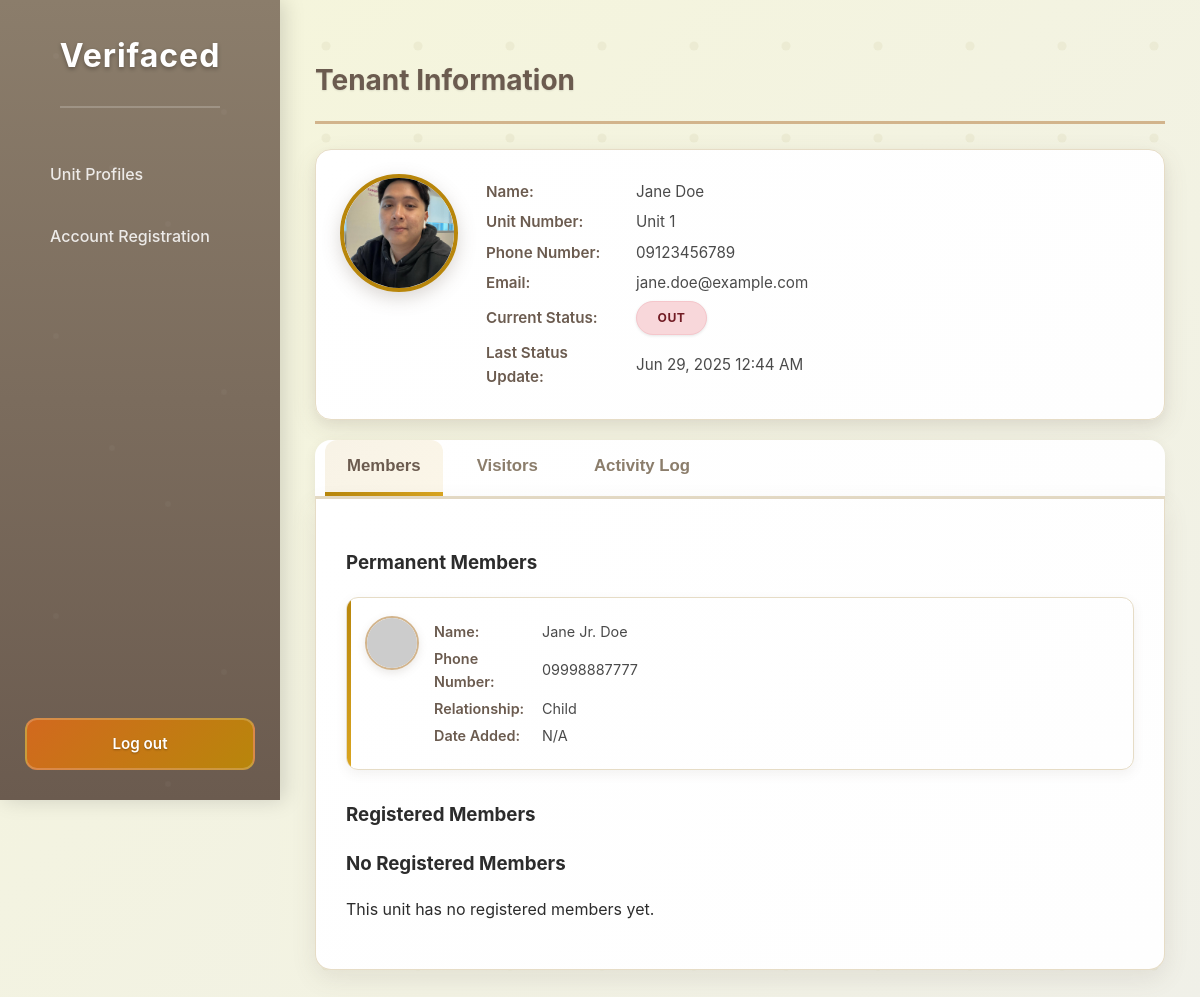
Page /tenant_info.php?unit_id=1 (signed in) on the committed database.
### tables this page shows
CREATE TABLE tenants (
    tenant_id INT AUTO_INCREMENT PRIMARY KEY,
    unit_id INT NOT NULL COMMENT 'Foreign key to units table',
    first_name VARCHAR(100) NOT NULL,
    last_name VARCHAR(100) NOT NULL,
    email VARCHAR(255) NOT NULL UNIQUE,
    password_hash VARCHAR(255) NOT NULL COMMENT 'Stores hashed passwords using password_hash()',
    phone_number VARCHAR(50) NOT NULL,
     
     
    known_face_path_1 VARCHAR(255) NULL COMMENT 'Path to first known face image for facial recognition',
    known_face_path_2 VARCHAR(255) NULL COMMENT 'Path to second known face image for facial recognition',
    known_face_path_3 VARCHAR(255) NULL COMMENT 'Path to third known face image for facial recognition',
    created_at TIMESTAMP DEFAULT CURRENT_TIMESTAMP,
    updated_at TIMESTAMP DEFAULT CURRENT_TIMESTAMP ON UPDATE CURRENT_TIMESTAMP,
    FOREIGN KEY (unit_id) REFERENCES units(unit_id) ON DELETE RESTRICT ON UPDATE CASCADE
);

CREATE TABLE units (
    unit_id INT AUTO_INCREMENT PRIMARY KEY,
    unit_number VARCHAR(50) NOT NULL UNIQUE COMMENT 'e.g., "Unit 1", "Unit 2"',
    created_at TIMESTAMP DEFAULT CURRENT_TIMESTAMP
);

CREATE TABLE members (
    member_id INT AUTO_INCREMENT PRIMARY KEY,
    tenant_id INT NOT NULL COMMENT 'Foreign key to the primary tenant (owner) this member belongs to',
    full_name VARCHAR(255) NOT NULL,
    phone_number VARCHAR(50),
    relationship_to_tenant VARCHAR(100),
    profile_pic_path VARCHAR(255) COMMENT 'Path to uploaded profile picture for the member',
    created_at TIMESTAMP DEFAULT CURRENT_TIMESTAMP,
    FOREIGN KEY (tenant_id) REFERENCES tenants(tenant_id) ON DELETE CASCADE ON UPDATE CASCADE
);

### tenant_info.php (the view, shortened to what this page needs)
<?php
require_once 'db_connect.php';
function e($text) {
    return htmlspecialchars($text, ENT_QUOTES, 'UTF-8');
}
$tenant_id = null;
$tenant_name = 'N/A';
$tenant_unit_number = 'N/A';
$tenant_phone_number = 'N/A';
$tenant_email = 'N/A';
$tenant_photo_path = 'https://placehold.co/100x100/A0A0A0/FFFFFF?text=No+Photo';
$tenant_current_status = 'N/A';
$tenant_last_status_update = 'N/A';
$permanent_members_html = '<div class="empty-state"><h3>No Permanent Members</h3><p>This unit has no permanent members registered.</p></div>';
$registered_members_html = '<div class="empty-state"><h3>No Registered Members</h3><p>This unit has no registered members yet.</p></div>';
if (isset($_GET['unit_id']) && is_numeric($_GET['unit_id'])) {
    $requested_unit_id = (int)$_GET['unit_id'];
    $base_upload_dir_for_fs_check = __DIR__ . DIRECTORY_SEPARATOR;
    if (isset($conn) && $conn instanceof mysqli) {
        $stmt_tenant = null;
        try {
            $sql_tenant = "SELECT t.tenant_id, t.first_name, t.last_name, t.phone_number, t.email, t.known_face_path_1 AS profile_pic_path, u.unit_number,
                                   t.current_status, t.last_status_update
                           FROM tenants t
                           JOIN units u ON t.unit_id = u.unit_id
                           WHERE t.unit_id = ? LIMIT 1";
            $stmt_tenant = $conn->prepare($sql_tenant);
            if ($stmt_tenant) {
                $stmt_tenant->bind_param("i", $requested_unit_id);
                $stmt_tenant->execute();
                $result_tenant = $stmt_tenant->get_result();
                if ($result_tenant->num_rows === 1) {
                    $tenant_data = $result_tenant->fetch_assoc();
                    $tenant_id = e($tenant_data['tenant_id']);
                    $tenant_name = e($tenant_data['first_name'] . ' ' . $tenant_data['last_name']);
                    $tenant_unit_number = e($tenant_data['unit_number']);
                    $tenant_phone_number = e($tenant_data['phone_number']);
                    $tenant_email = e($tenant_data['email']);
                    $full_server_path_to_image = $base_upload_dir_for_fs_check . str_replace('/', DIRECTORY_SEPARATOR, $tenant_data['profile_pic_path']);
                    if (!empty($tenant_data['profile_pic_path']) && file_exists($full_server_path_to_image)) {
                        $tenant_photo_path = e($tenant_data['profile_pic_path']);
                    } else {
                        $tenant_photo_path = 'https://placehold.co/100x100/A0A0A0/FFFFFF?text=No+Photo';
                        error_log("Tenant photo not found at: " . $full_server_path_to_image);
                    }
                    $tenant_current_status = e($tenant_data['current_status'] ?? 'N/A');
                    $tenant_last_status_update = 'N/A';
                    if (!empty($tenant_data['last_status_update'])) {
                        $dt = new DateTime($tenant_data['last_status_update']);
                        $tenant_last_status_update = e($dt->format('M d, Y h:i A'));
                    }
                } else {
                    $_SESSION['flash_message'] = "Tenant not found for Unit ID: " . e($requested_unit_id);
                    $_SESSION['flash_message_type'] = "danger";
                    header("Location: index.php");
                    exit();
                }
            } else {
                $_SESSION['flash_message'] = "Database error fetching tenant: " . e($conn->error);
                $_SESSION['flash_message_type'] = "danger";
                error_log("Failed to prepare statement for main tenant info: " . $conn->error);
                header("Location: index.php");
                exit();
            }
        } catch (Throwable $e) {
            $_SESSION['flash_message'] = "An unexpected error occurred fetching tenant info.";
            $_SESSION['flash_message_type'] = "danger";
            error_log("Error fetching main tenant info: " . $e->getMessage());
            header("Location: index.php");
            exit();
        } finally {
            if ($stmt_tenant) {
                $stmt_tenant->close();
            }
        }
        if ($tenant_id) {
            $stmt_permanent_members = null;
            try {
                $sql_permanent_members = "SELECT m.member_id, m.full_name, m.phone_number, m.relationship_to_tenant, m.profile_pic_path,
                                    (SELECT MIN(timestamp) FROM tenant_activity_log WHERE action_type = 'member_added_from_visitor' AND description LIKE CONCAT('%', m.full_name, '%') AND tenant_id = m.tenant_id) as date_added
                                FROM members m
                                WHERE m.tenant_id = ? ORDER BY m.full_name ASC";
                $stmt_permanent_members = $conn->prepare($sql_permanent_members);
                if ($stmt_permanent_members) {
                    $stmt_permanent_members->bind_param("i", $tenant_id);
                    $stmt_permanent_members->execute();
                    $result_permanent_members = $stmt_permanent_members->get_result();
                    if ($result_permanent_members->num_rows > 0) {
                        $permanent_members_html = '<div class="members-list-wrapper">';
                        while ($member_data = $result_permanent_members->fetch_assoc()) {
                            $member_name = e($member_data['full_name']);
                            $member_phone = e($member_data['phone_number']);
                            $member_relationship = e($member_data['relationship_to_tenant']);
                            $member_date_added_display = 'N/A';
                            $member_photo_db_path = $member_data['profile_pic_path'];
                            $member_full_server_path = $base_upload_dir_for_fs_check . str_replace('/', DIRECTORY_SEPARATOR, $member_photo_db_path);
                            $member_pic_path = ($member_photo_db_path && file_exists($member_full_server_path)) ? e($member_photo_db_path) : 'https://placehold.co/45x45/E0E0E0/333333?text=Member';
                            $permanent_members_html .= "<div class='member-card'>";
                            $permanent_members_html .= "<img src='{$member_pic_path}' alt='Member Photo' class='profile-pic-small'>";
                            $permanent_members_html .= "<div class='info'>";
                            $permanent_members_html .= "<p><strong>Name:</strong> {$member_name}</p>";
                            $permanent_members_html .= "<p><strong>Phone Number:</strong> {$member_phone}</p>";
                            $permanent_members_html .= "<p><strong>Relationship:</strong> {$member_relationship}</p>";
                            $permanent_members_html .= "<p><strong>Date Added:</strong> {$member_date_added_display}</p>";
                            $permanent_members_html .= "</div>";
                            $permanent_members_html .= "</div>";
                        }
                        $permanent_members_html .= '</div>';
                    } else {
                        $permanent_members_html = '<div class="empty-state"><h3>No Permanent Members</h3><p>This unit has no permanent members registered.</p></div>';
                    }
                } else {
                    error_log("Failed to prepare statement for permanent members: " . $conn->error);
                }
            } catch (Throwable $e) {
                error_log("Error fetching permanent members: " . $e->getMessage());
            } finally {
                if ($stmt_permanent_members) {
                    $stmt_permanent_members->close();
                }
            }
            $stmt_registered_members = null;
            try {
                $sql_registered_members = "SELECT added_member_id, full_name, username, phone_number, relationship_to_tenant, known_face_path_2, current_status, last_status_update
                                   FROM addedmembers
                                   WHERE tenant_id = ? ORDER BY full_name ASC";
                $stmt_registered_members = $conn->prepare($sql_registered_members);
                if ($stmt_registered_members) {
                    $stmt_registered_members->bind_param("i", $tenant_id);
                    $stmt_registered_members->execute();
                    $result_registered_members = $stmt_registered_members->get_result();
                    if ($result_registered_members->num_rows > 0) {
                        $registered_members_html = '<div class="members-list-wrapper">';
                        while ($member_data = $result_registered_members->fetch_assoc()) {
                            $member_name = e($member_data['full_name']);
                            $member_username = e($member_data['username']);
                            $registered_member_current_status_display = e($member_data['current_status'] ?? 'N/A');
                            $registered_member_last_status_update_display = 'N/A';
                            if (!empty($member_data['last_status_update'])) {
                                $dt = new DateTime($member_data['last_status_update']);
                                $registered_member_last_status_update_display = e($dt->format('M d, Y h:i A'));
                            }
                            $member_photo_db_path = $member_data['known_face_path_2'];
                            $member_full_server_path = $base_upload_dir_for_fs_check . str_replace('/', DIRECTORY_SEPARATOR, $member_photo_db_path);
                            $member_pic_path = ($member_photo_db_path && file_exists($member_full_server_path)) ? e($member_photo_db_path) : 'https://placehold.co/45x45/E0E0E0/333333?text=Reg';
                            $registered_members_html .= "<div class='member-card'>";
                            $registered_members_html .= "<img src='{$member_pic_path}' alt='Member Photo' class='profile-pic-small'>";
                            $registered_members_html .= "<div class='info'>";
                            $registered_members_html .= "<p><strong>Name:</strong> {$member_name}</p>";
                            $registered_members_html .= "<p><strong>Username:</strong> {$member_username}</p>";
                            $registered_members_html .= "<p><strong>Current Status:</strong> <span class='status-indicator status-{$registered_member_current_status_display}'>{$registered_member_current_status_display}</span></p>";
                            $registered_members_html .= "<p><strong>Last Update:</strong> {$registered_member_last_status_update_display}</p>";
                            $registered_members_html .= "</div>";
                            $registered_members_html .= "</div>";
                        }
                        $registered_members_html .= '</div>';
                    } else {
                        $registered_members_html = '<div class="empty-state"><h3>No Registered Members</h3><p>This unit has no registered members yet.</p></div>';
                    }
                } else {
                    error_log("Failed to prepare statement for registered members: " . $conn->error);
                }
            } catch (Throwable $e) {
                error_log("Error fetching registered members: " . $e->getMessage());
            } finally {
                if ($stmt_registered_members) {
                    $stmt_registered_members->close();
                }
            }
        }
    } else {
        $_SESSION['flash_message'] = "Database connection error. Unable to fetch tenant details.";
        $_SESSION['flash_message_type'] = "danger";
        error_log("Database connection not available in tenant_info.php.");
        header("Location: index.php");
        exit();
    }
} else {
    $_SESSION['flash_message'] = "No tenant selected. Please select a unit to view details.";
    $_SESSION['flash_message_type'] = "warning";
    header("Location: index.php");
    exit();
}
?>
<!DOCTYPE html>
<html lang="en">
<head>
</head>
<body>
    <div class="container">
        <aside class="sidebar">
            <div class="logo">Verifaced</div>
            <nav>
                <ul>
                    <li><a href="index.php">Unit Profiles</a></li>
                    <li><a href="registration.php">Account Registration</a></li>
                </ul>
            </nav>
            <a href="logout.php" class="logout-btn">Log out</a>
        </aside>
        <div class="content-area">
            <main class="main-content" id="tenantInfoContent">
                <h2>Tenant Information</h2>
                <div class="tenant-profile-card"> <img src="<?php echo $tenant_photo_path; ?>" alt="Tenant Photo" id="tenantPhotoInfo" class="profile-pic-large">
                    <div class="info">
                        <p><strong>Name:</strong> <span id="tenantNameInfo"><?php echo $tenant_name; ?></span></p>
                        <p><strong>Unit Number:</strong> <span id="tenantUnitNumberInfo"><?php echo $tenant_unit_number; ?></span></p>
                        <p><strong>Phone Number:</strong> <span id="tenantPhoneNumberInfo"><?php echo $tenant_phone_number; ?></span></p>
                        <p><strong>Email:</strong> <span id="tenantEmailInfo"><?php echo $tenant_email; ?></span></p>
                        <p><strong>Current Status:</strong> <span class="status-indicator status-<?php echo e(str_replace(' ', '-', $tenant_current_status)); ?>"><?php echo $tenant_current_status; ?></span></p>
                        <p><strong>Last Status Update:</strong> <?php echo $tenant_last_status_update; ?></p>
                    </div>
                    </div>
                <div class="tabs">
                    <button class="tab-button active" data-tab-target="members">Members</button>
                    <button class="tab-button" data-tab-target="visitors">Visitors</button>
                    <button class="tab-button" data-tab-target="activityLog">Activity Log</button> </div>
                <div id="members" class="tab-content active">
                    <h3 class="section-header">Permanent Members</h3>
                    <?php echo $permanent_members_html; ?>
                    <h3 class="section-header" style="margin-top: 30px;">Registered Members</h3>
                    <?php echo $registered_members_html; ?>
                </div>
            </main>
        </div>
    </div>
</body>
</html>

### rows in the picture
tenants: known_face_path_1 (picture), tenant_name "Jane Doe", unit.unit_number "Unit 1", phone_number "09123456789", email "jane.doe@example.com", current_status "OUT", last_status_update "Jun 29, 2025 12:44 AM"
members: full_name "Jane Jr. Doe", phone_number "09998887777", relationship_to_tenant "Child", member_date_added_display "N/A"
